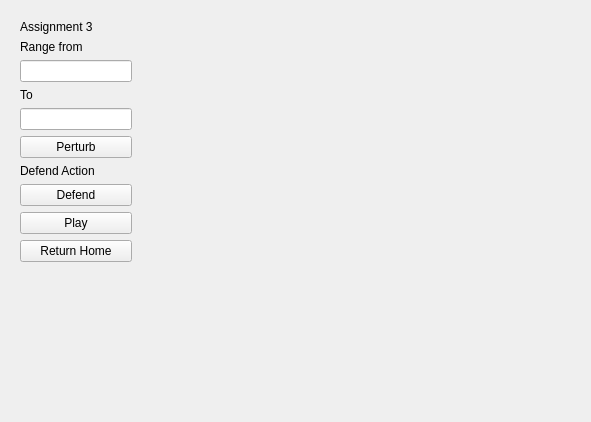
<?xml version="1.0" encoding="UTF-8"?>
<ui version="4.0">
 <class>Form</class>
 <widget class="QWidget" name="Form">
  <property name="geometry">
   <rect>
    <x>0</x>
    <y>0</y>
    <width>591</width>
    <height>422</height>
   </rect>
  </property>
  <property name="windowTitle">
   <string>Form</string>
  </property>
  <layout class="QHBoxLayout" name="horizontalLayout">
   <item>
    <widget class="QWidget" name="controlsBox" native="true">
     <layout class="QVBoxLayout" name="verticalLayout">
      <item>
       <widget class="QLabel" name="label">
        <property name="text">
         <string>Assignment 3</string>
        </property>
       </widget>
      </item>
      <item>
       <widget class="QLabel" name="label_2">
        <property name="text">
         <string>Range from</string>
        </property>
       </widget>
      </item>
      <item>
       <widget class="QLineEdit" name="minText"/>
      </item>
      <item>
       <widget class="QLabel" name="label_3">
        <property name="text">
         <string>To</string>
        </property>
       </widget>
      </item>
      <item>
       <widget class="QLineEdit" name="maxText"/>
      </item>
      <item>
       <widget class="QPushButton" name="perturbBtn">
        <property name="text">
         <string>Perturb</string>
        </property>
       </widget>
      </item>
      <item>
       <widget class="QLabel" name="defend">
        <property name="text">
         <string>Defend Action</string>
        </property>
       </widget>
      </item>
      <item>
       <widget class="QPushButton" name="defendBtn">
        <property name="text">
         <string>Defend</string>
        </property>
       </widget>
      </item>
      <item>
       <widget class="QPushButton" name="playBtn">
        <property name="text">
         <string>Play</string>
        </property>
       </widget>
      </item>
      <item>
       <widget class="QPushButton" name="homeBtn">
        <property name="text">
         <string>Return Home</string>
        </property>
       </widget>
      </item>
      <item>
       <spacer name="verticalSpacer">
        <property name="orientation">
         <enum>Qt::Vertical</enum>
        </property>
        <property name="sizeHint" stdset="0">
         <size>
          <width>20</width>
          <height>40</height>
         </size>
        </property>
       </spacer>
      </item>
     </layout>
    </widget>
   </item>
   <item>
    <spacer name="horizontalSpacer">
     <property name="orientation">
      <enum>Qt::Horizontal</enum>
     </property>
     <property name="sizeHint" stdset="0">
      <size>
       <width>439</width>
       <height>20</height>
      </size>
     </property>
    </spacer>
   </item>
  </layout>
 </widget>
 <resources/>
 <connections/>
</ui>
